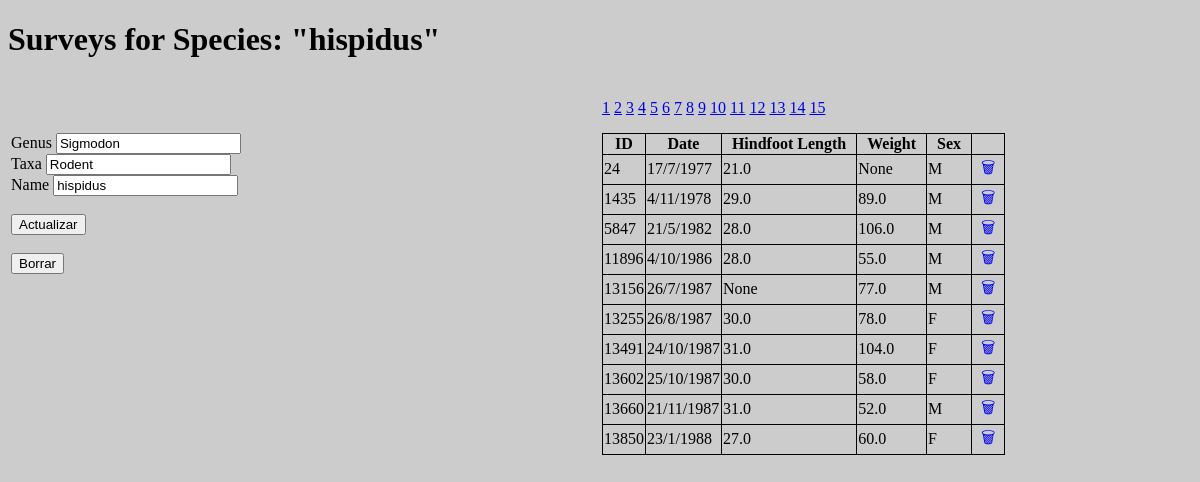
/species/SH, run on the app's committed database.
### mammals/models.py (models this page shows)
    class Species(db.Model):
        __tablename__ = "species"
        uid = db.Column("species_id", db.String, primary_key=True)
        genus = db.Column("genus", db.String)
        name = db.Column("species", db.String)
        taxa = db.Column("taxa", db.String)
        surveys = db.relationship("Survey", backref="species", lazy=True)

    class Survey(db.Model):
        __tablename__ = "surveys"
        uid = db.Column("record_id", db.BigInteger, primary_key=True)
        day = db.Column("day", db.BigInteger)
        month = db.Column("month", db.BigInteger)
        year = db.Column("year", db.BigInteger)
        plot_id = db.Column(db.BigInteger, db.ForeignKey("plots.plot_id"))
        species_id = db.Column(db.String, db.ForeignKey("species.species_id"))
        sex = db.Column("sex", db.String)
        hindfoot_length = db.Column("hindfoot_length", db.Float)
        weight = db.Column("weight", db.Float)

### mammals/views.py (the view, shortened to what this page needs)
    @app.route("/species/<uid>", methods=["GET", "POST"])
    def list_species_surveys(uid: str):
        page = int(request.args.get("page", 1))
        species_surveys = db_access["species_surveys"]
        surveys = species_surveys(uid, page)
        total_pages = ceil(surveys.total / 10)
        species_read = db_access["species_read"]
        species = species_read(uid)
        return render_template(
            "species.html",
            species=species,
            surveys=surveys,
            pages=[i + 1 for i in range(total_pages)],
        )

### mammals/templates/species.html
{% extends 'base.html' %} {% block content %}
<h1>Surveys for Species: "{{ species.name }}"</h1>
<table width="100%">
  <tbody>
    <tr>
      <td class="align-top" width="50%">
        <form
          class="species-form"
          action="/species/{{ species.uid }}"
          method="post"
        >
          <label for="genus_input">Genus</label>
          <input
            type="text"
            name="genus"
            id="genus_input"
            value="{{ species.genus }}"
          /><br />
          <label for="taxa_input">Taxa</label>
          <input
            type="text"
            name="taxa"
            id="taxa_input"
            value="{{ species.taxa }}"
          /><br />
          <label for="name_input">Name</label>
          <input
            type="text"
            name="name"
            id="name_input"
            value="{{ species.name }}"
          /><br />
          <br />
          <input type="submit" value="Actualizar" />
        </form>
        <br />
        <form action="/species/{{ species.uid }}/delete" method="post">
          <input type="submit" value="Borrar" />
        </form>
      </td>
      <td width="50%">
        <p>
          {% for page in pages %} {% if page == species.page %}
          <a
            href="/species/{{ species.uid }}?page={{ page }}"
            class="current-page"
            ><strong>{{ page }}</strong></a
          >
          {% else %}
          <a href="/species/{{ species.uid }}?page={{ page }}">{{ page }}</a>
          {% endif %} {% endfor %}
        </p>
        <table id="species-table">
          <thead>
            <tr>
              <th>ID</th>
              <th>Date</th>
              <th>Hindfoot Length</th>
              <th>Weight</th>
              <th>Sex</th>
              <th></th>
            </tr>
          </thead>
          <tbody>
            {% for s in surveys %}
            <tr>
              <td>{{ s.uid }}</td>
              <td>{{ s.day }}/{{ s.month }}/{{ s.year }}</td>
              <td>{{ s.hindfoot_length }}</td>
              <td>{{ s.weight }}</td>
              <td>{{ s.sex }}</td>
              <td>
                <a
                  title="Borrar Survey"
                  class="delete-btn"
                  href="/species/{{ species.uid }}/surveys/{{ s.uid }}/delete"
                >
                🗑
                </a>
              </td>
            </tr>
            {% endfor %}
          </tbody>
        </table>
      </td>
    </tr>
  </tbody>
</table>
{% endblock %}

### mammals/static/mystyle.css (style rules this page uses)
html { background: #cccccc; }
tr { padding-bottom: 10px !important; }
#species-table { border: solid 1px black; border-collapse: collapse; }
#species-table th { border: solid 1px black; padding-left: 10px; padding-right: 10px; }
#species-table td { border: solid 1px black; }
.delete-btn { text-decoration: none; padding: 0.5rem; }
.align-top { vertical-align: top; }
.species-form { margin-top: 50px; }

### data on the page
Species: name "hispidus", genus "Sigmodon", taxa "Rodent"
Survey: uid "24", day "17", month "7", year "1977", hindfoot_length "21.0", weight "None", sex "M"
Survey: uid "1435", day "4", month "11", year "1978", hindfoot_length "29.0", weight "89.0", sex "M"

### other printed values
{{ page }} "1" "2" "3" "4" "5" "6" "7" "8" "9" "10" "11" "12" "13" "14" "15"
{{ s.uid }} "5847" "11896" "13156" "13255" "13491" "13602" "13660" "13850"
{{ s.day }} "21" "4" "26" "26" "24" "25" "21" "23"
{{ s.month }} "5" "10" "7" "8" "10" "10" "11" "1"
{{ s.year }} "1982" "1986" "1987" "1987" "1987" "1987" "1987" "1988"
{{ s.hindfoot_length }} "28.0" "28.0" "None" "30.0" "31.0" "30.0" "31.0" "27.0"
{{ s.weight }} "106.0" "55.0" "77.0" "78.0" "104.0" "58.0" "52.0" "60.0"
{{ s.sex }} "M" "M" "M" "F" "F" "F" "M" "F"
